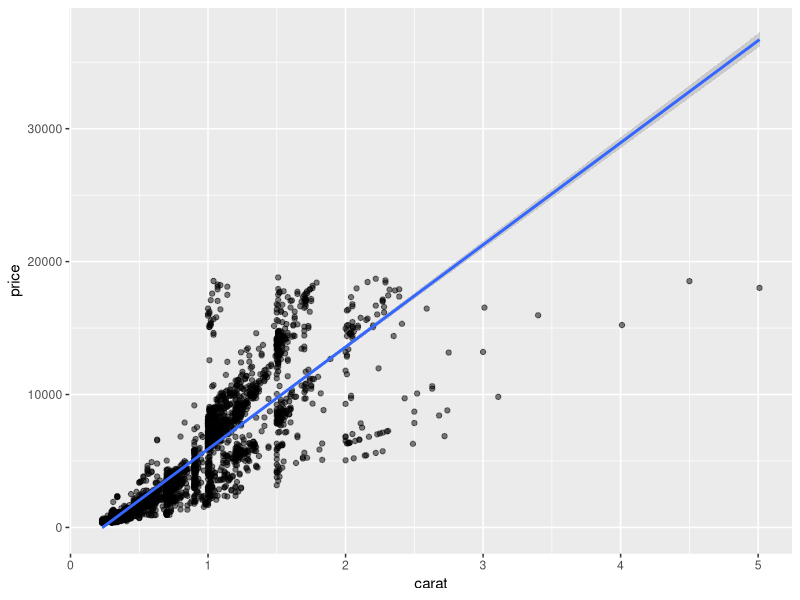

Reproduce this figure in R.
## ---- chunk 1
knitr::opts_chunk$set(echo = TRUE)
library(tidyverse)
library(ggplot2)
library(ggthemes)
library(knitr)
## ---- chunk 2
diamonds_filtered <- diamonds %>%
  filter(
    color == "D" | color == "G" | color == "J",
    clarity == "I1" | clarity == "VS1" | clarity == "IF"
    )

diamonds_filtered_combinations <- diamonds_filtered %>%
  group_by(color,clarity) %>%
  summarize(n=n())

knitr::kable(diamonds_filtered_combinations)
## ---- chunk 3
ggplot(
  diamonds_filtered,
  aes(x=carat,y=price)
  ) +
  geom_point(alpha=0.5) +
  geom_smooth(method="lm")
## ---- chunk 4

## ---- chunk 5

## ---- chunk 6

## ---- chunk 7
